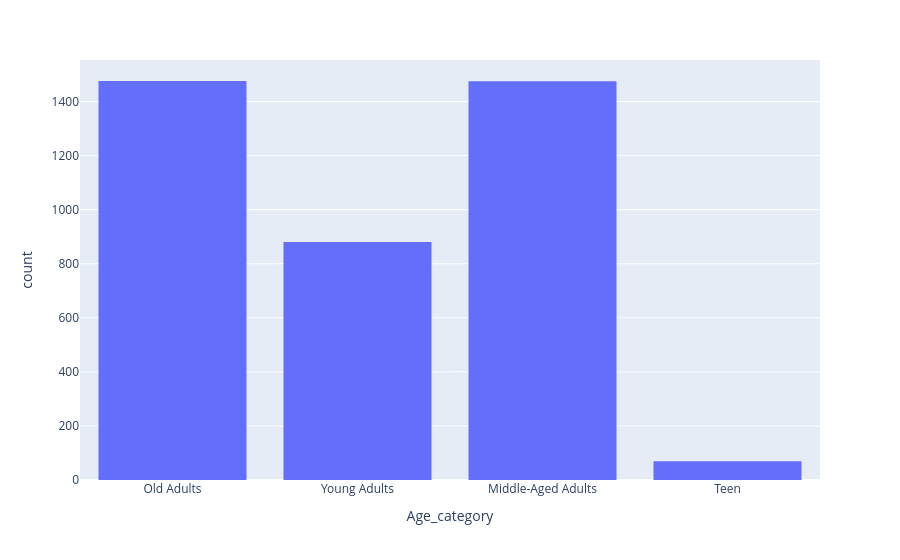

The cell this chart's notebook holds for it:
### Code cell
fig = px.histogram(data, y='Age', x='Age_category', histfunc='count')
fig.show()

### Figure 1 — Plotly figure (JSON) as saved in the notebook; plotly's stock layout.template omitted (floating-point values rounded to 4 significant figures; data arrays with more than 128 entries replaced by an {"elided": "..."} marker saying what was removed)
{"data": [{"alignmentgroup": "True", "bingroup": "x", "histfunc": "count", "hovertemplate": "Age_category=%{x}<br>count=%{y}<extra></extra>", "legendgroup": "", "marker": {"color": "#636efa", "pattern": {"shape": ""}}, "name": "", "offsetgroup": "", "orientation": "v", "showlegend": false, "type": "histogram", "x": {"elided": "3900 str values"}, "xaxis": "x", "y": {"elided": "3900 int values"}, "yaxis": "y"}], "layout": {"autosize": true, "barmode": "relative", "legend": {"tracegroupgap": 0}, "margin": {"t": 60}, "xaxis": {"anchor": "y", "autorange": true, "domain": [0, 1], "range": [-0.5, 3.5], "title": {"text": "Age_category"}, "type": "category"}, "yaxis": {"anchor": "x", "autorange": true, "domain": [0, 1], "range": [0, 1554.0], "title": {"text": "count"}, "type": "linear"}}}
